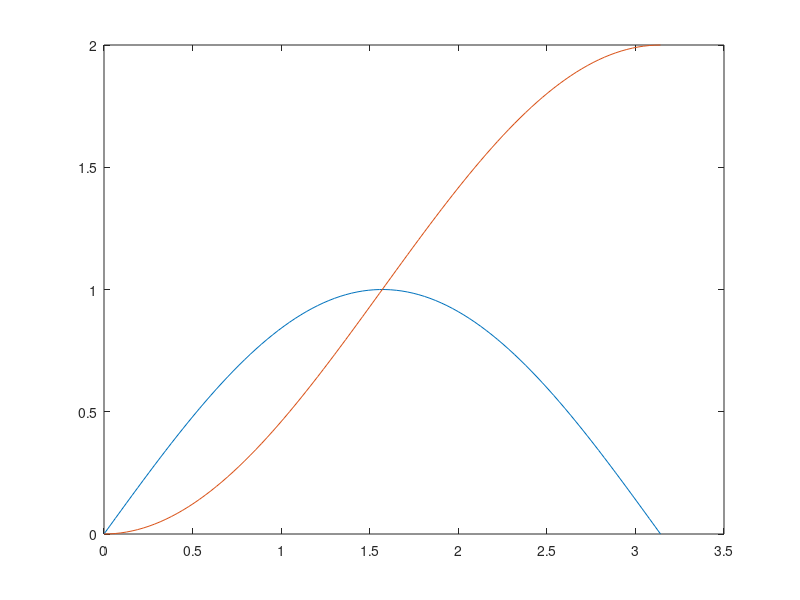

The MATLAB source for this figure:
%Ritch, Gabriel
% ME 203, Section# 1001
%11/8/21
%Lab 20
%Integration

clc; clear all; format compact;

%% integration Trapz & Cumulative Trapz
% ex: 1 & 2

x = linspace(0,pi,100);
y = sin (x);
a = trapz(x,y);

ca = cumtrapz(x,y); % cumulative trapezoidal numerical integration

figure(1)
plot(x,y,x,ca)

%% integral 2
xmin = pi; xmax = 2*pi;
ymin = 0; ymax = pi;
F = @(x,y) y.*sin(x)+x.*cos(y);

I2 = integral2(F,xmin,xmax, ymin, ymax);
I2

%% integral 3 (Lab 20 assignment submission)
xmin = pi; xmax = 2*pi;
ymin = 0; ymax = @(x) x;
zmin = 0; zmax = @(x,y) x+y;

F = @(x,y,z) z.*(y.*sin(x) + x.*cos(y));
I3 = integral3(F,xmin,xmax,ymin,ymax,zmin,zmax);
I3